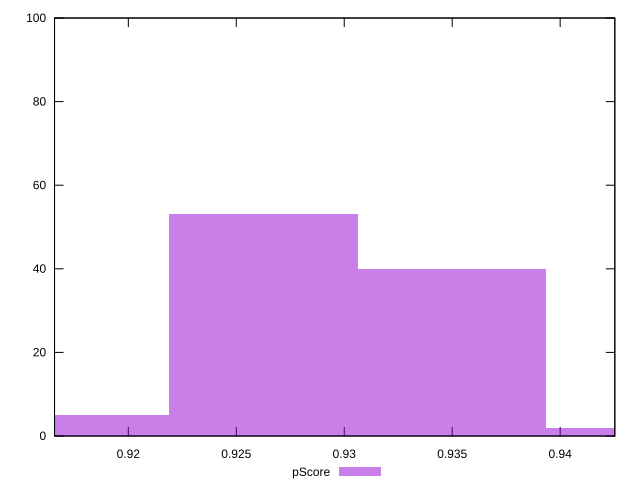

Here is the gnuplot script that generated this plot:
reset

$pScore <<EOF
0.9262471704214307 53
0.9175089895683983 5
0.934985351274463 40
0.9437235321274955 2
EOF

set key outside below
set boxwidth 0.008738180853032365
set xrange [0.9165822538344991:0.9425316012433795]
set yrange [0:100]
set trange [0:100]
set style fill transparent solid 0.5 noborder
set terminal svg size 640, 490 enhanced background rgb 'white'
set output "report_00018_2021-02-10T15-25-16.877Z/mainthread-work-breakdown/samples/pages/pScore/histogram.svg"

plot $pScore title "pScore" with boxes

reset
